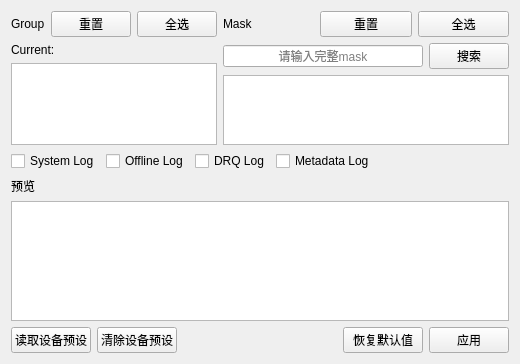
<?xml version="1.0" encoding="UTF-8"?>
<ui version="4.0">
 <class>LogSetting</class>
 <widget class="QWidget" name="LogSetting">
  <property name="geometry">
   <rect>
    <x>0</x>
    <y>0</y>
    <width>509</width>
    <height>362</height>
   </rect>
  </property>
  <property name="windowTitle">
   <string>日志开关</string>
  </property>
  <layout class="QGridLayout" name="gridLayout">
   <item row="0" column="0">
    <layout class="QVBoxLayout" name="verticalLayout_main">
     <item>
      <layout class="QHBoxLayout" name="horizontalLayout_settings" stretch="0,0">
       <property name="spacing">
        <number>6</number>
       </property>
       <property name="sizeConstraint">
        <enum>QLayout::SetDefaultConstraint</enum>
       </property>
       <item>
        <layout class="QVBoxLayout" name="verticalLayout_group">
         <item>
          <layout class="QHBoxLayout" name="horizontalLayout_group_heading">
           <item>
            <widget class="QLabel" name="label_group">
             <property name="sizePolicy">
              <sizepolicy hsizetype="Preferred" vsizetype="Fixed">
               <horstretch>0</horstretch>
               <verstretch>0</verstretch>
              </sizepolicy>
             </property>
             <property name="text">
              <string>Group</string>
             </property>
            </widget>
           </item>
           <item>
            <widget class="QPushButton" name="pushButton_group_reset">
             <property name="text">
              <string>重置</string>
             </property>
            </widget>
           </item>
           <item>
            <widget class="QPushButton" name="pushButton_group_select_all">
             <property name="text">
              <string>全选</string>
             </property>
            </widget>
           </item>
          </layout>
         </item>
         <item>
          <widget class="QLabel" name="label_current_group">
           <property name="sizePolicy">
            <sizepolicy hsizetype="Preferred" vsizetype="Fixed">
             <horstretch>0</horstretch>
             <verstretch>0</verstretch>
            </sizepolicy>
           </property>
           <property name="text">
            <string>Current:</string>
           </property>
          </widget>
         </item>
         <item>
          <widget class="QListView" name="listView_group">
           <property name="sizePolicy">
            <sizepolicy hsizetype="Expanding" vsizetype="Expanding">
             <horstretch>0</horstretch>
             <verstretch>0</verstretch>
            </sizepolicy>
           </property>
          </widget>
         </item>
        </layout>
       </item>
       <item>
        <layout class="QVBoxLayout" name="verticalLayout_mask">
         <item>
          <layout class="QHBoxLayout" name="horizontalLayout_mask_heading">
           <item>
            <widget class="QLabel" name="label_mask">
             <property name="sizePolicy">
              <sizepolicy hsizetype="Preferred" vsizetype="Fixed">
               <horstretch>0</horstretch>
               <verstretch>0</verstretch>
              </sizepolicy>
             </property>
             <property name="text">
              <string>Mask</string>
             </property>
            </widget>
           </item>
           <item>
            <widget class="QPushButton" name="pushButton_mask_reset">
             <property name="text">
              <string>重置</string>
             </property>
            </widget>
           </item>
           <item>
            <widget class="QPushButton" name="pushButton_mask_select_all">
             <property name="text">
              <string>全选</string>
             </property>
            </widget>
           </item>
          </layout>
         </item>
         <item>
          <layout class="QHBoxLayout" name="horizontalLayout_search">
           <item>
            <widget class="QLineEdit" name="lineEdit_mask_search">
             <property name="sizePolicy">
              <sizepolicy hsizetype="Expanding" vsizetype="Fixed">
               <horstretch>0</horstretch>
               <verstretch>0</verstretch>
              </sizepolicy>
             </property>
             <property name="minimumSize">
              <size>
               <width>200</width>
               <height>0</height>
              </size>
             </property>
             <property name="alignment">
              <set>Qt::AlignCenter</set>
             </property>
             <property name="placeholderText">
              <string>请输入完整mask</string>
             </property>
            </widget>
           </item>
           <item>
            <widget class="QPushButton" name="pushButton_mask_search">
             <property name="text">
              <string>搜索</string>
             </property>
            </widget>
           </item>
          </layout>
         </item>
         <item>
          <widget class="QListView" name="listView_mask"/>
         </item>
        </layout>
       </item>
      </layout>
     </item>
     <item>
      <layout class="QHBoxLayout" name="horizontalLayout_check">
       <item>
        <widget class="QCheckBox" name="checkBox_systemlog">
         <property name="accessibleName">
          <string>System Log</string>
         </property>
         <property name="text">
          <string>System Log</string>
         </property>
        </widget>
       </item>
       <item>
        <widget class="QCheckBox" name="checkBox_offlinelog">
         <property name="accessibleName">
          <string>Offline Log</string>
         </property>
         <property name="text">
          <string>Offline Log</string>
         </property>
        </widget>
       </item>
       <item>
        <widget class="QCheckBox" name="checkBox_drqlog">
         <property name="accessibleName">
          <string>DRQ Log</string>
         </property>
         <property name="text">
          <string>DRQ Log</string>
         </property>
        </widget>
       </item>
       <item>
        <widget class="QCheckBox" name="checkBox_metadatalog">
         <property name="accessibleName">
          <string>Metadata Log</string>
         </property>
         <property name="text">
          <string>Metadata Log</string>
         </property>
        </widget>
       </item>
       <item>
        <spacer name="horizontalSpacer">
         <property name="orientation">
          <enum>Qt::Horizontal</enum>
         </property>
         <property name="sizeHint" stdset="0">
          <size>
           <width>40</width>
           <height>20</height>
          </size>
         </property>
        </spacer>
       </item>
      </layout>
     </item>
     <item>
      <widget class="QLabel" name="label_preview">
       <property name="text">
        <string>预览</string>
       </property>
      </widget>
     </item>
     <item>
      <widget class="QListView" name="listView_preview">
       <property name="sizePolicy">
        <sizepolicy hsizetype="Expanding" vsizetype="Fixed">
         <horstretch>0</horstretch>
         <verstretch>0</verstretch>
        </sizepolicy>
       </property>
       <property name="maximumSize">
        <size>
         <width>16777215</width>
         <height>120</height>
        </size>
       </property>
      </widget>
     </item>
     <item>
      <layout class="QHBoxLayout" name="horizontalLayout_buttons">
       <item>
        <widget class="QPushButton" name="pushButton_load">
         <property name="text">
          <string>读取设备预设</string>
         </property>
        </widget>
       </item>
       <item>
        <widget class="QPushButton" name="pushButton_clear">
         <property name="text">
          <string>清除设备预设</string>
         </property>
        </widget>
       </item>
       <item>
        <spacer name="horizontalSpacer_buttons">
         <property name="orientation">
          <enum>Qt::Horizontal</enum>
         </property>
         <property name="sizeHint" stdset="0">
          <size>
           <width>40</width>
           <height>20</height>
          </size>
         </property>
        </spacer>
       </item>
       <item>
        <widget class="QPushButton" name="pushButton_reset">
         <property name="text">
          <string>恢复默认值</string>
         </property>
        </widget>
       </item>
       <item>
        <widget class="QPushButton" name="pushButton_apply">
         <property name="text">
          <string>应用</string>
         </property>
        </widget>
       </item>
      </layout>
     </item>
    </layout>
   </item>
  </layout>
 </widget>
 <resources/>
 <connections/>
</ui>
